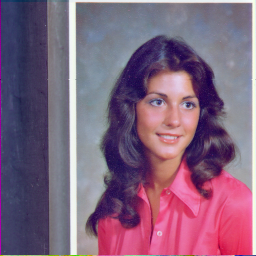
#> input picture testimg/4.1.04.tiff, 256 x 256 px
$ jupyter execute Untitled.ipynb
#> lines starting #> are read from the running program, lines starting #| are printed output that depends on the picture
### convert.py
import cv2

def bgr_to_rgb(img):
    b,g,r = cv2.split(img)
    return cv2.merge([r,g,b])

def dec_to_bin(val):
    return str(bin(val).replace("0b", "")).zfill(8)

def bin_to_dec(val):
    return int(val, 2)

### Untitled.ipynb
[cell 1]
# imported libraries
import cv2 as cv
import matplotlib.pyplot as plt
from convert import dec_to_bin, bin_to_dec
from copy import copy as cpy

[cell 2]
# read an image file
img = cv.imread('testimg/4.1.04.tiff', cv.IMREAD_GRAYSCALE)
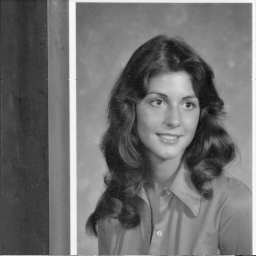
#> img: shape (256, 256); min 14, max 250, mean 111.2

[cell 3]
# showing image using matplotlib
plt.imshow(img, cmap='gray')
plt.title('original')

[cell 4]
# getting image height and width
height = img.shape[0]
#> height = 256
width = img.shape[1]
#> width = 256
print("height: {}, width: {}".format(height, width))
#| height: 256, width: 256

[cell 5]
# obtaining bitmap8
bitplane8 = cpy(img)
bitplane7 = cpy(img)
bitplane6 = cpy(img)
bitplane5 = cpy(img)
bitplane4 = cpy(img)
bitplane3 = cpy(img)
bitplane2 = cpy(img)
bitplane1 = cpy(img)
bitplanes = [bitplane8, bitplane7, bitplane6, bitplane5, bitplane4, bitplane3, bitplane2, bitplane1]

for a in range(len(bitplanes)):
    for i in range(height):
        for j in range(width):
            bin_val = dec_to_bin(img[i,j])
            if str(bin_val)[a] == '1':
                bitplanes[a][i,j] = 255
            else:
                bitplanes[a][i,j] = 0
#> this loop made 8 passes
#> after the loop, bitplanes = 8 items

[cell 6]
titles = ['original', 'bitplane8', 'bitplane7', 'bitplane6', 'bitplane5', 'bitplane4', 'bitplane3', 'bitplane2', 'bitplane1']
#> titles = ['original', 'bitplane8', 'bitplane7', 'bitplane6', 'bitplane5', 'bitplane4', 'bitplane3', 'bitplane2', 'bitplane1']
images = [img, bitplane8, bitplane7, bitplane6, bitplane5, bitplane4, bitplane3, bitplane2, bitplane1]

[cell 7]
# viewing bitplane images
for i in range(len(images)):
    plt.subplot(3,3,i+1)
    plt.title(titles[i])
    plt.imshow(images[i], cmap='gray', vmin=0, vmax=255)
    plt.subplots_adjust(bottom=0.1, right=1.5, top=2.2)
#> this loop made 9 passes
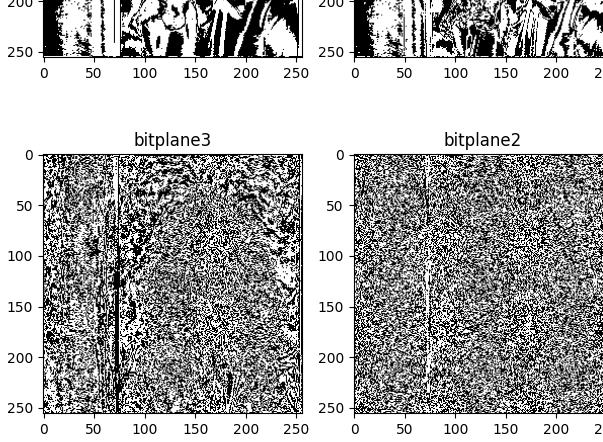
#> figure drawn by matplotlib, 9 panels
